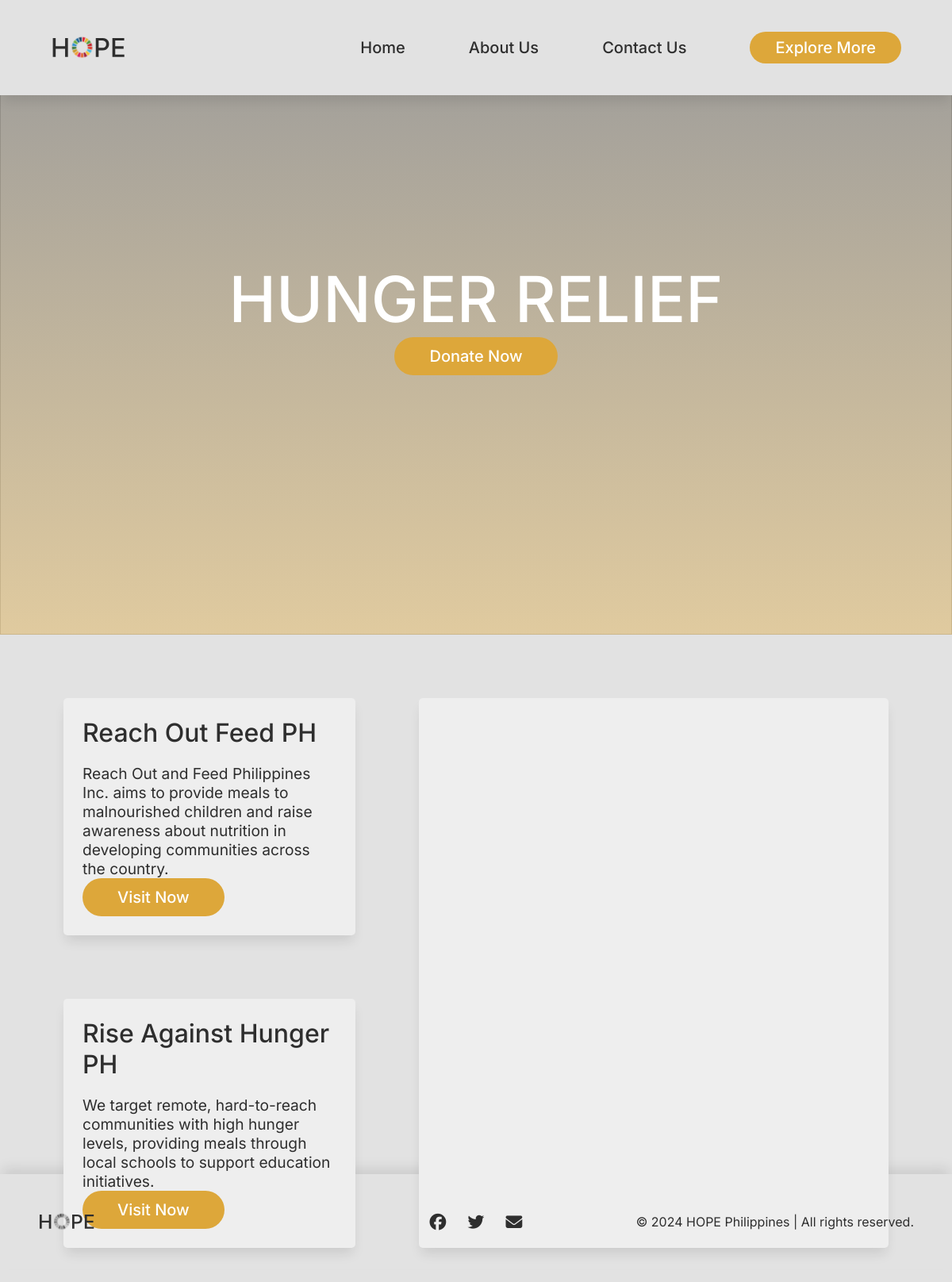
/template/template.php?link=HUNGER+RELIEF, run on the app's committed database.
### tables this page shows
CREATE TABLE `sdg` (
  `id` int(11) NOT NULL,
  `sdg_name` varchar(255) NOT NULL,
  `sdg_desc` text NOT NULL,
  `sdg_color` varchar(6) NOT NULL,
  `website_1` varchar(255) NOT NULL,
  `website_1_url` varchar(255) NOT NULL,
  `website_1_desc` text NOT NULL,
  `website_2` varchar(255) NOT NULL,
  `website_2_url` varchar(255) NOT NULL,
  `website_2_desc` text NOT NULL
);

### template/template.php (the view, shortened to what this page needs)
<?php
require_once "../config/config.php";
$sdgNameToId = [
    "ZERO POVERTY" => 1,
    "HUNGER RELIEF" => 2,
    "HEALTH ACCESS" => 3,
    "EDUCATION EQUITY" => 4,
    "GENDER EMPOWERMENT" => 5,
    "WATER SECURITY" => 6,
    "ENERGY ACCESSIBILITY" => 7,
    "JOB OPPORTUNITIES" => 8,
    "INNOVATION SUPPORT" => 9,
    "SOCIAL INCLUSION" => 10,
    "URBAN SUSTAINABILITY" => 11,
    "ETHICAL CONSUMPTION" => 12,
    "CLIMATE ACTION" => 13,
    "MARINE CONSERVATION" => 14,
    "LAND PRESERVATION" => 15,
    "SOCIAL EQUITY" => 16,
    "COLLABORATIVE IMPACT" => 17
];
$selectedLink = isset($_GET['link']) ? $_GET['link'] : null;
$sdgId = $sdgNameToId[$selectedLink] ?? null;
if ($sdgId) {
    $sql = "SELECT * FROM sdg WHERE id = ?";
    if ($stmt = $mysqli->prepare($sql)) {
        $stmt->bind_param("i", $sdgId);
        if ($stmt->execute()) {
            $result = $stmt->get_result();
            if ($result->num_rows == 1) {
                $row = $result->fetch_assoc();
                $website1 = $row['website_1'];
                $webURL1 = $row['website_1_url'];
                $webDesc1 = $row['website_1_desc'];
                $website2 = $row['website_2'];
                $webURL2 = $row['website_2_url'];
                $webDesc2 = $row['website_2_desc'];
            }
        }
    }
}
$sdgImages = [
    "ZERO POVERTY" => "hope-sdg1.svg",
    "HUNGER RELIEF" => "hope-sdg2.svg",
    "HEALTH ACCESS" => "hope-sdg3.svg",
    "EDUCATION EQUITY" => "hope-sdg4.svg",
    "GENDER EMPOWERMENT" => "hope-sdg5.svg",
    "WATER SECURITY" => "hope-sdg6.svg",
    "ENERGY ACCESSIBILITY" => "hope-sdg7.svg",
    "JOB OPPORTUNITIES" => "hope-sdg8.svg",
    "INNOVATION SUPPORT" => "hope-sdg9.svg",
    "SOCIAL INCLUSION" => "hope-sdg10.svg",
    "URBAN SUSTAINABILITY" => "hope-sdg11.svg",
    "ETHICAL CONSUMPTION" => "hope-sdg12.svg",
    "CLIMATE ACTION" => "hope-sdg13.svg",
    "MARINE CONSERVATION" => "hope-sdg14.svg",
    "LAND PRESERVATION" => "hope-sdg15.svg",
    "SOCIAL EQUITY" => "hope-sdg16.svg",
    "COLLABORATIVE IMPACT" => "hope-sdg17.svg"
];
$imageName = $sdgImages[$selectedLink] ?? null;
?>
<!DOCTYPE html>
<html lang="en">
<head>
    <link rel="stylesheet" href="../css/template.css">
    <link rel="stylesheet" href="https://cdnjs.cloudflare.com/ajax/libs/font-awesome/6.5.2/css/all.min.css"
 />
</head>
<body>
    <nav class="navbar">
        <div class="nav-icon"></div>
        <div class="nav-elements">
            <ul>
                <li><a href="../index.php#home">Home</a></li>
                <li><a href="../index.php#about">About Us</a></li>
                <li><a href="#contact">Contact Us</a></li>
                <li id="donate-btn"><a href="../index.php#donate">Explore More</a></li>
            </ul>
        </div>
    </nav>
    <main>
        <div class="overlay"></div>
        <img src="../assets/<?php echo $imageName; ?>">
        <div class="hero">
            <div>
                <h1><?php echo $selectedLink; ?></h1>
                <button class="scroll-btn" onclick="scrollToForm()">Donate Now</button>
            </div>
        </div>
    </main>
    <section id="form">
        <div class="container">
            <div class="box item1">
                <div class="item-text">
                    <h1><?php echo $website1; ?></h1>
                    <p><?php echo $webDesc1; ?></p>
                </div>
                <button class="visit-btn" onclick="window.open('<?php echo $webURL1?>')" class="visit-btn">Visit
                    Now</button>
            </div>
            <div class="box item2">
                <div class="item-text">
                    <h1><?php echo $website2; ?></h1>
                    <p><?php echo $webDesc2; ?></p>
                </div>
                <button class="visit-btn" onclick="window.open('<?php echo $webURL2?>')" class="visit-btn">Visit
                    Now</button>
            </div>
            <div class="box item3"></div>
        </div>
    </section>
    <footer class="footer" id="contact">
        <div class="footer-elements">
            <div class="footer-icon">
                <img src="../assets/hope-logo-blk.svg" alt="">
            </div>
            <div class="contact-icons">
                <i class="fa-brands fa-facebook"></i>
                <i class="fa-brands fa-twitter"></i>
                <i class="fa-solid fa-envelope"></i>
            </div>
            <div class="legal">
                <p>&copy; 2024 HOPE Philippines | All rights reserved.</p>
            </div>
        </div>
    </footer>
</body>
</html>

### css/template.css (style rules this page uses)
:root { --white: #ffffff; --black: #2e2e2e; --gray: #e2e2e2; --sdg1: #e5233d; --sdg2: #dda73a; --sdg3: #4ca146; --sdg4: #c7212f; --sdg5: #ef402d; --sdg6: #27bfe6; --sdg7: #fbc412; --sdg8: #a31c44; --sdg9: #f26a2e; --sdg10: #e01483; --sdg11: #f89d2a; --sdg12: #bf8d2c; --sdg13: #407f46; --sdg14: #1f97d4; --sdg15: #59ba47; --sdg16: #136a9f; --sdg17: #14496b; }
html { box-sizing: border-box; scroll-behavior: smooth; }
*, *::before, *::after { box-sizing: inherit; }
p, h1, h2, a { font-size: 1rem; font-family: "Inter", sans-serif; font-style: normal; text-decoration: none; }
ul { list-style: none; display: flex; text-decoration: none; gap: 5em; }
body { height: 100vh; width: 100vw; margin: 0; background-color: var(--gray); overflow-y: scroll; overflow-x: hidden; }
.navbar { display: flex; align-items: center; justify-content: space-between; height: max(10vmin, 10vmin); width: 100%; z-index: 10; background-color: var(--gray); padding: 0 4em; position: fixed; top: 0; box-shadow: 0px 10px 15px -3px rgba(0, 0, 0, 0.1); }
.navbar a { color: var(--black); font-size: 1.25rem; font-weight: 500; }
.nav-elements { display: flex; justify-content: center; align-items: center; gap: 5em; }
.nav-elements>ul { display: flex; justify-content: center; align-items: center; }
#donate-btn { padding: 0.5em 2em; display: flex; justify-content: center; align-items: center; border-radius: 25px; cursor: pointer; transition: transform 500ms cubic-bezier(0.13, 0.53, 0.38, 0.97); }
#donate-btn>a { color: var(--white); }
.nav-elements li { transition: transform 500ms cubic-bezier(0.13, 0.53, 0.38, 0.97); cursor: pointer; }
.nav-icon { width: 100px; height: 40px; background-image: url(../assets/hope-logo.svg); background-repeat: no-repeat; background-size: contain; }
main { display: flex; height: 100vh; width: 100vw; justify-content: center; align-items: center; margin: 0; position: relative; }
main>img { position: absolute; width: 100%; height: 100%; object-fit: cover; z-index: -1; }
.hero { width: 100%; height: 100%; display: flex; justify-content: center; align-items: center; z-index: 1; }
.hero>div { color: var(--white); display: flex; flex-direction: column; justify-content: center; align-items: center; }
.hero>div>h1 { font-weight: 500; font-size: clamp(5rem, 6.5vw, 15rem); color: var(--white); margin: 0; }
section { width: 100vw; height: calc(100vh - 10vmin); }
.container { padding: 5em; width: 100%; height: 100%; display: grid; grid-template-columns: repeat(5, 1fr); grid-template-rows: repeat(2, 1fr); gap: 5em; }
.box { background-color: rgb(238, 238, 238); box-shadow: 0px 10px 15px -3px rgba(0,0,0,0.1); padding: 1.5em; display: flex; flex-direction: column; justify-content: space-between; align-items: flex-start; border-radius: 5px; }
.box h1 { font-size: 2rem; color: var(--black); font-weight: 500; margin: 0; }
.box p { font-size: 1.2rem; color: var(--black); margin: 0; }
.item1, .item2 { grid-column: span 2; }
.item2 { grid-row: 2; }
.item3 { grid-column: 3 / span 3; grid-row: span 2; }
.item-text { display: flex; flex-direction: column; gap: 1.25em; }
.footer { width: 100vw; height: 10vmin; background-color: var(--gray); padding: 5em 0; display: grid; align-content: center; padding: 3em; box-shadow: 0px -10px 15px -3px rgba(0,0,0,0.1); }
.footer-elements { display: grid; grid-template-columns: 1fr 1fr 1fr; }
.footer-icon { display: flex; align-items: center; justify-content: flex-start; }
.footer-icon>img { height: 30px; }
.contact-icons { display: flex; align-items: center; justify-content: center; gap: 2em; }
.contact-icons>.fa-brands, .contact-icons>.fa-solid { transform: scale(1.3); color: var(--black); cursor: pointer; transition: transform 500ms cubic-bezier(0.13, 0.53, 0.38, 0.97); }
.legal { display: flex; align-items: center; justify-content: flex-end; }
.legal>p { color: var(--black); }

### data on the page
sdg: website_1 "Reach Out Feed PH", website_1_desc "Reach Out and Feed Philippines Inc. aims to provide meals to malnourished children and raise awareness about nutrition in developing communities across the country.", website_2 "Rise Against Hunger PH", website_2_desc "We target remote, hard-to-reach communities with high hunger levels, providing meals through local schools to support education initiatives."

### other printed values
$selectedLink "HUNGER RELIEF"
